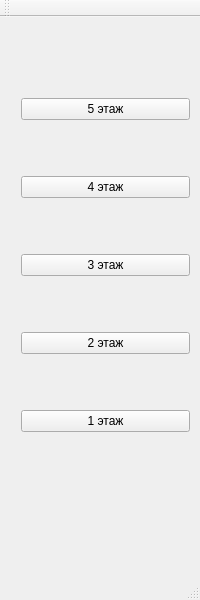
<?xml version="1.0" encoding="UTF-8"?>
<ui version="4.0">
 <class>MainWindow</class>
 <widget class="QMainWindow" name="MainWindow">
  <property name="geometry">
   <rect>
    <x>0</x>
    <y>0</y>
    <width>200</width>
    <height>600</height>
   </rect>
  </property>
  <property name="windowTitle">
   <string>MainWindow</string>
  </property>
  <widget class="QWidget" name="centralWidget">
   <widget class="QWidget" name="gridLayoutWidget">
    <property name="geometry">
     <rect>
      <x>10</x>
      <y>20</y>
      <width>191</width>
      <height>461</height>
     </rect>
    </property>
    <layout class="QGridLayout" name="gridLayout">
     <item row="1" column="0">
      <widget class="QPushButton" name="pushButton_4">
       <property name="text">
        <string>4 этаж</string>
       </property>
      </widget>
     </item>
     <item row="3" column="0">
      <widget class="QPushButton" name="pushButton_2">
       <property name="text">
        <string>2 этаж</string>
       </property>
      </widget>
     </item>
     <item row="4" column="0">
      <widget class="QPushButton" name="pushButton">
       <property name="text">
        <string>1 этаж</string>
       </property>
      </widget>
     </item>
     <item row="0" column="0">
      <widget class="QPushButton" name="pushButton_5">
       <property name="text">
        <string>5 этаж</string>
       </property>
      </widget>
     </item>
     <item row="2" column="0">
      <widget class="QPushButton" name="pushButton_3">
       <property name="text">
        <string>3 этаж</string>
       </property>
      </widget>
     </item>
    </layout>
   </widget>
  </widget>
  <widget class="QMenuBar" name="menuBar">
   <property name="geometry">
    <rect>
     <x>0</x>
     <y>0</y>
     <width>200</width>
     <height>22</height>
    </rect>
   </property>
  </widget>
  <widget class="QToolBar" name="mainToolBar">
   <attribute name="toolBarArea">
    <enum>TopToolBarArea</enum>
   </attribute>
   <attribute name="toolBarBreak">
    <bool>false</bool>
   </attribute>
  </widget>
  <widget class="QStatusBar" name="statusBar"/>
 </widget>
 <layoutdefault spacing="6" margin="11"/>
 <resources/>
 <connections/>
</ui>
